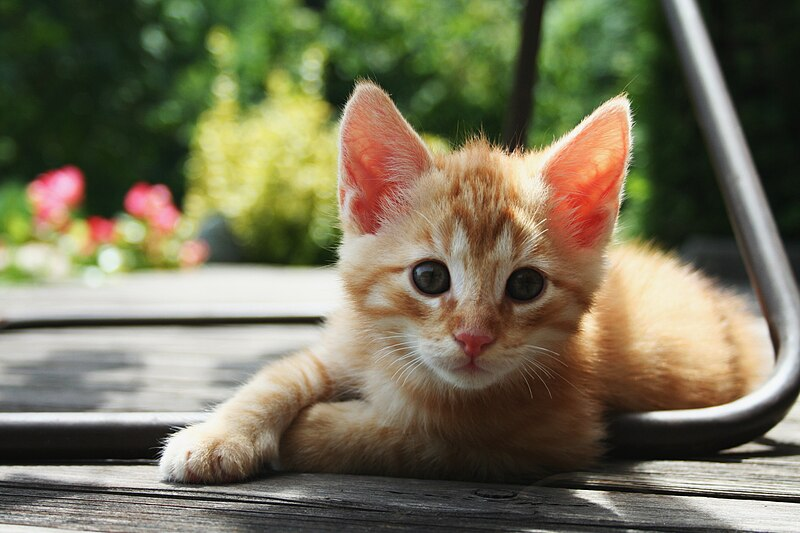
#> input picture 다양한 종류 파일 사용해보기/assets/kitten.jpg, 800 x 533 px
$ python exercise_image.py
#> lines starting #> are read from the running program, lines starting #| are printed output that depends on the picture
"""
Pillow는 파이썬에서 가장 인기 있는 이미지 처리 라이브러리 중 하나로,
이미지를 로드, 처리, 저장하는 다양한 기능을 제공합니다.
아래는 몇 가지 기본적인 사용 예제입니다.
"""

# 이미지 파일을 열고 보여줍니다.
from PIL import Image

image = Image.open('../assets/kitten.jpg')
#> image is the input picture: PIL image 800x533 RGB; mean R, G, B 118.3, 113.9, 88.5
image.show()


# 이미지를 90도 회전합니다.
from PIL import Image

image = Image.open('../assets/kitten.jpg')
rotated_image = image.rotate(90)
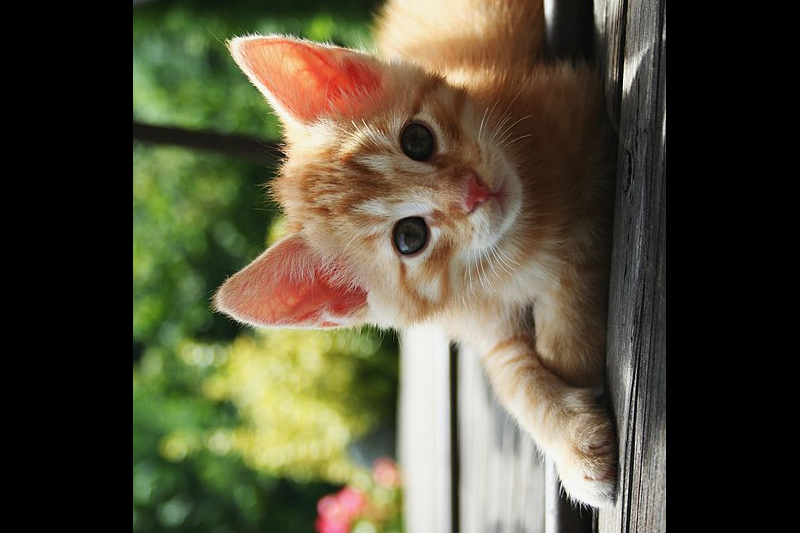
#> rotated_image: PIL image 800x533 RGB; mean R, G, B 82.5, 78.2, 57.4
rotated_image.show()


# 이미지에 가우시안 블러 필터를 적용합니다.
from PIL import Image, ImageFilter

image = Image.open('../assets/kitten.jpg')
blurred_image = image.filter(ImageFilter.GaussianBlur(5))
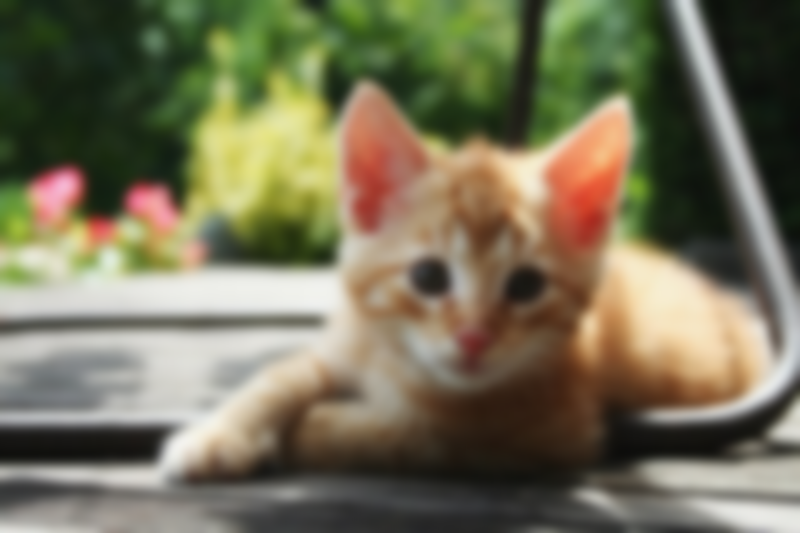
#> blurred_image: PIL image 800x533 RGB; mean R, G, B 118.3, 113.9, 88.5
blurred_image.show()


# 이미지의 일부분을 자릅니다. (x0, y0, x1, y1)
from PIL import Image

image = Image.open('../assets/kitten.jpg')
cropped_image = image.crop((50, 50, 200, 200))
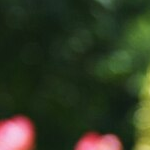
#> cropped_image: PIL image 150x150 RGB; mean R, G, B 48.9, 57, 34.7
cropped_image.show()


# 이미지를 다른 형식으로 저장합니다.
from PIL import Image

image = Image.open('../assets/kitten.jpg')
image.save('../assets/kitten.png')


# 이미지 파일을 삭제합니다.
import os

file_path = '../assets/kitten.png'
if os.path.exists(file_path): # 파일이 존재하는지 확인합니다.
    os.remove(file_path)
    print(f"{file_path} 파일이 삭제되었습니다.")
else:
    print(f"{file_path} 파일을 찾을 수 없습니다.")


# 이미지의 크기, 포맷, 모드 등의 정보를 출력합니다.
from PIL import Image

image = Image.open('../assets/kitten.jpg')
print(f"크기: {image.size}")
#| 크기: (800, 533)
print(f"포맷: {image.format}")
#| 포맷: JPEG
print(f"모드: {image.mode}")
#| 모드: RGB
